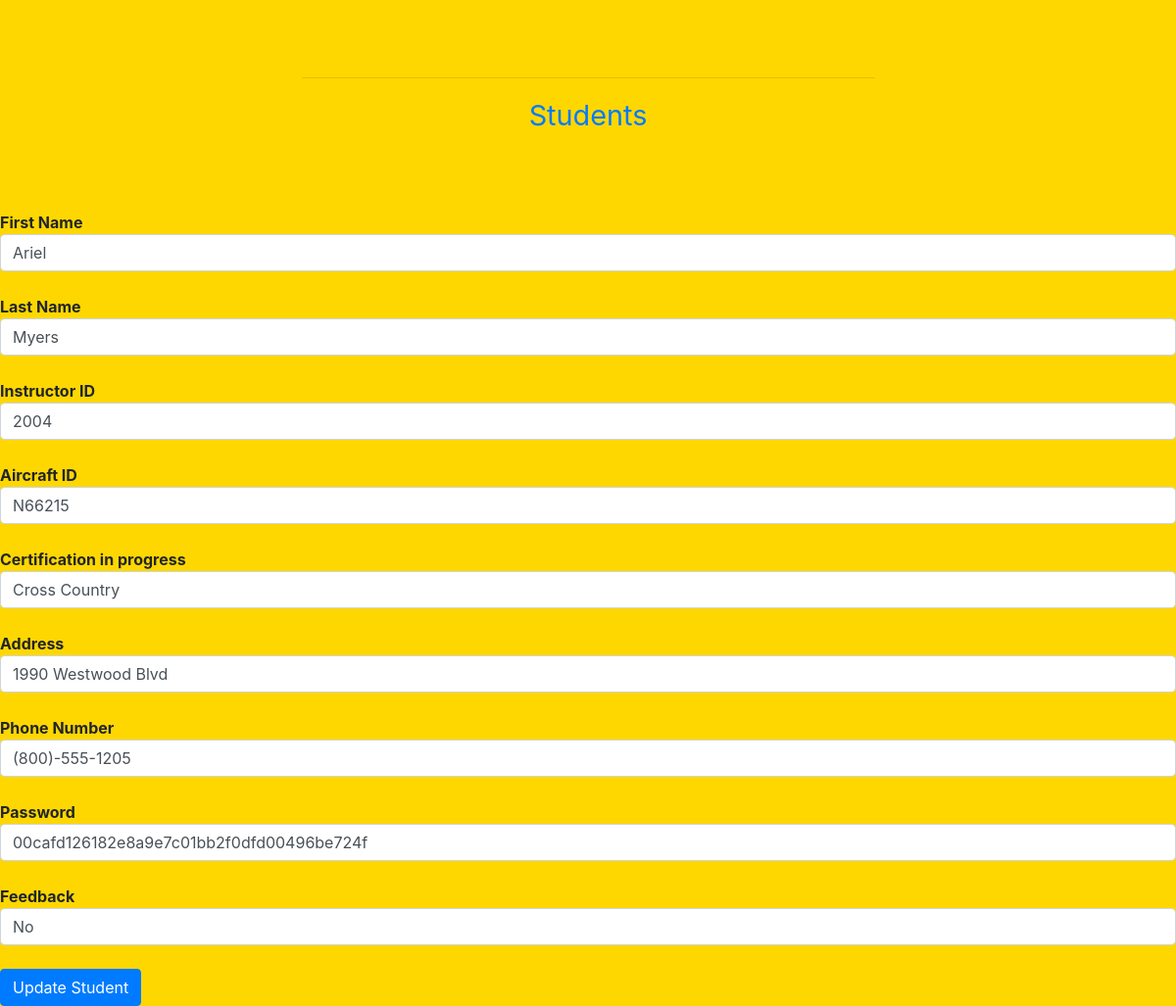
Page /finalProject/admin/updateStudents.php?studentid=1001 (signed in) on the committed database.
### tables this page shows
CREATE TABLE `students` (
  `studentid` int(10) NOT NULL,
  `firstname` char(35) DEFAULT NULL,
  `lastname` char(35) DEFAULT NULL,
  `instructorid` int(10) DEFAULT NULL,
  `aircraft_id` char(7) DEFAULT NULL,
  `cert_type` char(20) DEFAULT NULL,
  `address` char(50) DEFAULT NULL,
  `phone_number` varchar(50) DEFAULT NULL,
  `password` varchar(40) NOT NULL,
  `feedback` varchar(40) DEFAULT NULL
);

### finalProject/admin/updateStudents.php (the view, shortened to what this page needs)
<?php
$conn = getDatabaseConnection("channel_islands");
if (isset($_GET['studentid'])) {
    $students = getStudentInfo();
}
function getStudentInfo() {
    global $conn;
    $sql = "SELECT *
            FROM students
            WHERE studentid =" . $_GET['studentid'];
    $statement = $conn->prepare($sql);
    $statement->execute();
    $record = $statement->fetch(PDO::FETCH_ASSOC);
    return $record;
}
?>
<!DOCTYPE html>
<html>
    <head>
        <link rel="stylesheet" href="https://stackpath.bootstrapcdn.com/bootstrap/4.1.2/css/bootstrap.min.css">
        <link href="css/styles.css" rel="stylesheet" type="text/css" />
    </head>
    <body>
         <br /><br />
        <nav>
            <hr width="50%" />
            <a href="studentsSubAdmin.php">Students</a>
        </nav>
        <br /><br />
         <form>
            <br />
            <strong>First Name</strong> <input type="text" class="form-control" value = "<?=$students['firstname']?>" name="firstname"><br>
            <strong>Last Name</strong> <input type="text" class="form-control" value = "<?=$students['lastname']?>" name="lastname"><br>
            <strong>Instructor ID</strong> <input type="text" class="form-control" value = "<?=$students['instructorid']?>" name="instructorid"><br>
            <strong>Aircraft ID</strong> <input type="text" class="form-control" value = "<?=$students['aircraft_id']?>" name="aircraft_id"><br>
            <strong>Certification in progress</strong> <input type="text" class="form-control" value = "<?=$students['cert_type']?>" name="cert_type"><br>
            <strong>Address</strong> <input type="text" class="form-control" value = "<?=$students['address']?>" name="address"><br>
            <strong>Phone Number</strong> <input type="text" class="form-control" value = "<?=$students['phone_number']?>" name="phone_number"><br>
            <strong>Password</strong> <input type="text" class="form-control" value = "<?=$students['password']?>" name="password"><br>
            <strong>Feedback</strong> <input type="text" class="form-control" value = "<?=$students['feedback']?>" name="feedback"><br>
            <input type="submit" class='btn btn-primary' name="updateStudents" value="Update Student">
        </form>
    </body>
</html>

### finalProject/admin/css/styles.css (style rules this page uses)
nav { padding: 15px; padding-bottom: 4px; font-size: 1.8em; text-decoration: none; color: white; }
header, nav { text-align: center; color: white; }
body { background-color:gold; }

### rows in the picture
students: firstname "Ariel", lastname "Myers", instructorid "2004", aircraft_id "N66215", cert_type "Cross Country", address "1990 Westwood Blvd", phone_number "(800)-555-1205", password "00cafd126182e8a9e7c01bb2f0dfd00496be724f", feedback "No"
